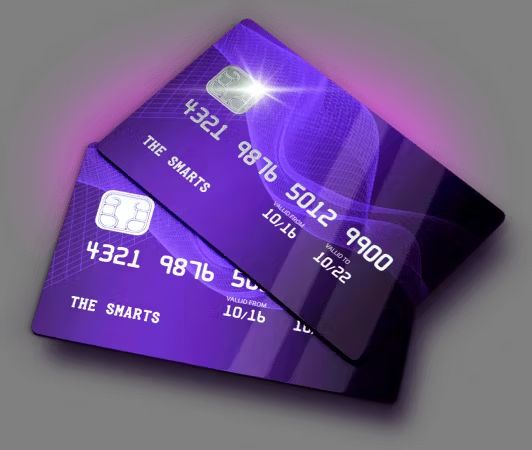
#> input picture 16 - Sheel el kart yastaaaa.jpg, 532 x 450 px; the run also reads 1 picture not shown here
$ jupyter execute 'phase2(full code).ipynb'   (older library calls are emulated)
#> lines starting #> are read from the running program, lines starting #| are printed output that depends on the picture; after the words box and inside, x2 and y2 are one past the last pixel; in counts of white or black regions, pixels touching at a corner belong together
### <center>  **Credit Card Number Detection**</center>

<center></center>

### **Importing libraries**

[cell 1]
import cv2
import numpy as np
import matplotlib.pyplot as plt
import imutils
import numpy as np

### **Image Processing Workflow**

In this section, we'll load an image, determine if it has high-frequency content or salt-and-pepper noise, resize it, pad it with the top-left pixel color, and finally detect edges in the image to get the hough lines from it.

### **Used Guide**

* **Py Image Search**
   [pyimagesearch](https://pyimagesearch.com/2017/07/17/credit-card-ocr-with-opencv-and-python/)

### **References**

1. **OpenCV Documentation - Image Resizing**
   [OpenCV: Geometric Transformations of Images](https://docs.opencv.org/4.x/da/d6e/tutorial_py_geometric_transformations.html)

2. **OpenCV Documentation - Padding and Border Types**
   [OpenCV: Adding Borders to Images](https://docs.opencv.org/4.x/da/d0c/tutorial_bounding_rects_circles.html)

3. **OpenCV Documentation - Edge Detection**
   [OpenCV: Canny Edge Detection](https://docs.opencv.org/4.x/da/d22/tutorial_py_canny.html)

4. **Image Processing in OpenCV - Smoothing and Blurring**
   [OpenCV: Image Filtering](https://docs.opencv.org/4.x/d4/d13/tutorial_py_filtering.html)

5. **Frequency Domain Analysis in Image Processing**
   Gonzalez, R. C., & Woods, R. E. (2007). *Digital Image Processing (3rd Edition)*. Prentice-Hall, Inc.

6. **Morphological Operations in OpenCV**
   [OpenCV: Morphological Transformations](https://docs.opencv.org/4.x/d9/d61/tutorial_py_morphological_ops.html)

[cell 2]
def showImage(name, image, cmap=None):
    plt.imshow(image, cmap=cmap)
    plt.axis('off')
    plt.title(name)
    plt.show()

def resize_image(img, target_width):

    if img is None:
        print("Error: Image not found or unable to load.")
        return

    height, width = img.shape[:2]
    width_percent = (target_width / float(width))
    new_height = int((float(height) * float(width_percent)))
    new_img = cv2.resize(img, (target_width, new_height), interpolation=cv2.INTER_AREA)

    return new_img


def resize_image_quality(img, target_width):

    if img is None:
        print("Error: Image not found or unable to load.")
        return None

    height, width = img.shape[:2]
    width_percent = (target_width / float(width))
    new_height = int((float(height) * float(width_percent)))
    new_img = cv2.resize(img, (target_width, new_height), interpolation=cv2.INTER_LANCZOS4)

    return new_img


# [14 lines of commented-out code are left out]
image = cv2.imread('16 - Sheel el kart yastaaaa.jpg')
#> image is the input picture: shape (450, 532, 3); mean B, G, R 138, 86.9, 110.4
# image = cv2.imread('07 - Hatet3eweg hat3eweg.jpg')


def is_high_frequency(image):

    if len(image.shape) == 3:
        image = cv2.cvtColor(image, cv2.COLOR_BGR2GRAY)
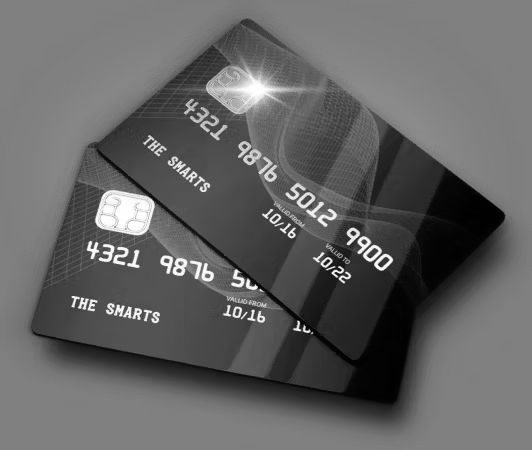
#> image: shape (450, 532); min 0, max 255, mean 99.8
    laplacian = cv2.Laplacian(image, cv2.CV_64F)
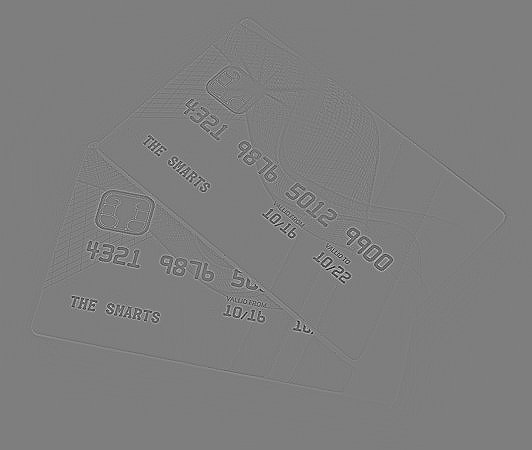
#> laplacian: shape (450, 532) float64; min -408, max 417, mean 0; drawn with min black and max white
    variance = laplacian.var()
#> variance = 671.2

    return 9000>variance > 2500


def hasSaltAndPepper(image):

    if len(image.shape) == 3:
        image = cv2.cvtColor(image, cv2.COLOR_BGR2GRAY)
    laplacian = cv2.Laplacian(image, cv2.CV_64F)
    variance = laplacian.var()
#> variance = 671.2
    return 9000<variance


if is_high_frequency(image):
    print("Image is high frequency")
    # image,_=pattern_fix_inFreqDomain(image)


elif hasSaltAndPepper(image):
    print("Image has salt and pepper noise")
    # image = removesaltAndPepper(image)


showImage("Original image",image)


image=resize_image(image,400)

#higher image quality
imagehq=resize_image_quality(image,400)

# Get the top-left pixel value
top_left_pixel = image[0, 0]
#> top_left_pixel = [128, 128, 128]

# Convert the top-left pixel to a tuple of integers
if len(image.shape) == 2:  # Grayscale image
    top_left_pixel = int(top_left_pixel)
else:  # BGR image
    top_left_pixel = tuple(map(int, top_left_pixel))
#> top_left_pixel = (128, 128, 128)
# Define the padding size
pad_size = 50
padded_image = cv2.copyMakeBorder(image, pad_size, pad_size, pad_size, pad_size,
                                  cv2.BORDER_CONSTANT, value=top_left_pixel)
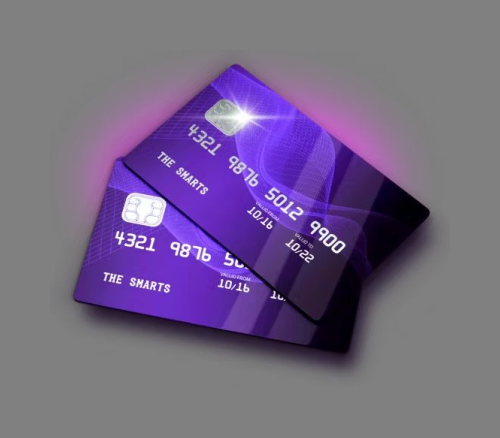
#> padded_image: shape (438, 500, 3); mean B, G, R 134.2, 102.6, 117.1

padded_imagehq = cv2.copyMakeBorder(imagehq, pad_size, pad_size, pad_size, pad_size,
                                  cv2.BORDER_CONSTANT, value=top_left_pixel)
showImage("padded",padded_image)

if len(padded_image.shape)==3:
    gray = cv2.cvtColor(padded_image, cv2.COLOR_BGR2GRAY)
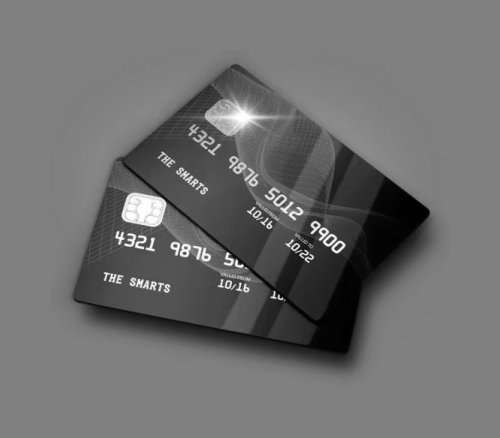
#> gray: shape (438, 500); min 0, max 255, mean 110.6
else:
    gray = padded_image


# Preprocess the image
blurred = cv2.GaussianBlur(gray, (9, 9), 0)
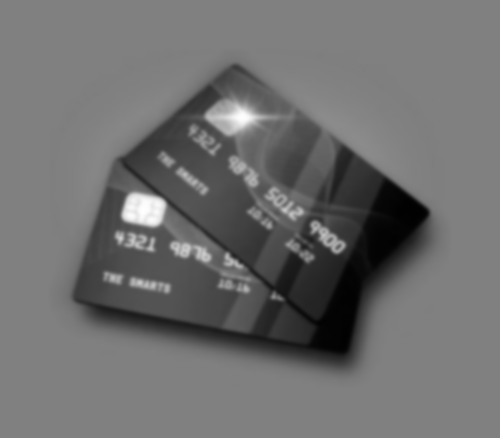
#> blurred: shape (438, 500); min 1, max 254, mean 110.6
blurred = cv2.convertScaleAbs(blurred)
edges = cv2.Canny(blurred, 10, 110)
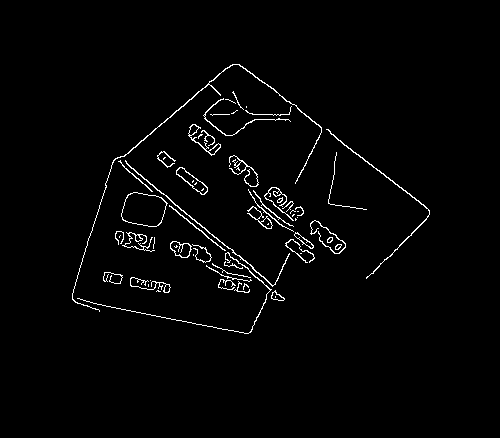
#> edges: shape (438, 500); 2% white in thin lines or dots, all inside (x1, y1, x2, y2) = (72, 64, 430, 334)
showImage("Edges", edges, cmap='gray')

### **Notebook Section Description**

In this section, we explore advanced line detection and contour processing techniques using the Hough Line Transform and Convex Hull operations in OpenCV. The process involves:

1. **Hough Line Transform for Line Detection:**
   - We define key parameters such as distance resolution (`rho`), angular resolution (`theta`), threshold, minimum line length, and maximum line gap.
   - Using `cv2.HoughLinesP`, we detect line segments from the edge-detected image.
   - We calculate and sort the lengths of these lines to focus on the most prominent ones, filtering out shorter, less significant lines.
   - The selected lines are drawn on a blank image to visualize the detection process.

2. **Fallback Mechanism for Contour Processing:**
   - If no lines are detected, we proceed with a convex hull-based approach.
   - The image is converted to grayscale and processed to detect edges using the Canny edge detector.
   - Contours are identified, and the Convex Hull of all detected contours is computed.
   - We approximate the polygonal curves of the hull and create a mask to isolate the object.
   - Finally, the contours are dilated and drawn back onto the original padded image for visualization.

This process provides robust handling of image features, ensuring that even in the absence of clear line segments, the significant shapes and contours within the image are effectively highlighted and processed.

### **References**

1. **OpenCV Documentation - Hough Line Transform**
   [OpenCV: Hough Line Transform](https://docs.opencv.org/3.4/d9/db0/tutorial_hough_lines.html)

2. **OpenCV Documentation - Contours in OpenCV**
   [OpenCV: Contours in OpenCV](https://docs.opencv.org/4.x/df/d0d/tutorial_find_contours.html)

3. **OpenCV Documentation - Convex Hull**
   [OpenCV: Convex Hull](https://docs.opencv.org/4.x/d7/d1d/tutorial_hull.html)

4. **OpenCV Documentation - Image Thresholding and Edge Detection**
   [OpenCV: Image Thresholding](https://docs.opencv.org/4.x/d7/d4d/tutorial_py_thresholding.html)

5. **OpenCV Documentation - Drawing Functions in OpenCV**
   [OpenCV: Drawing Functions in OpenCV](https://docs.opencv.org/4.x/dc/da5/tutorial_py_drawing_functions.html)

[cell 3]
# Define parameters for Hough Line Transform
rho = 1# Distance resolution in pixels of the Hough grid
theta = np.pi / 186  # Angular resolution in radians of the Hough grid
threshold = 20  # Minimum number of votes (intersections in Hough grid cell)
min_line_length = 50  # Minimum number of pixels making up a line
max_line_gap = 3  # Maximum gap in pixels between connectable line segments


line_image = np.copy(edges) * 0  # creating a blank to draw lines on
#> line_image: shape (438, 500); every value is 0

# Run Hough on edge detected image
# Output "lines" is an array containing endpoints of detected line segments
lines = cv2.HoughLinesP(edges, rho, theta, threshold, np.array([]),
                    min_line_length, max_line_gap)
#> lines = [[126, 163, 228, 248], [158, 196, 224, 250], [351, 149, 426, 207], [123, 156, 227, 67], [366, 278, 426, 219], [75, 282, 113, 160], [83, 300, 229, 330], [239, 64, 290, 103], [295, 183, 321, 131]]

if lines is not None and len(lines)>=4:
    # Function to calculate line length
    def line_length(line):
        x1, y1, x2, y2 = line
#> x1 = 126; y1 = 163; x2 = 228; y2 = 248
        return np.sqrt((x2 - x1)**2 + (y2 - y1)**2)

    # Calculate lengths of all lines
    line_lengths = [(line, line_length(line[0])) for line in lines]
#> line_lengths = 9 items, first 6: ([[126, 163, 228, 248]], 132.8), ([[158, 196, 224, 250]], 85.28), ([[351, 149, 426, 207]], 94.81), ([[123, 156, 227, 67]], 136.9), ([[366, 278, 426, 219]], 84.15), ([[75, 282, 113, 160]], 127.8)

    # Sort lines based on their lengths (longest first)
    line_lengths.sort(key=lambda x: x[1], reverse=True)

    # Select the first 4 lines
    top_lines = [line for line, length in line_lengths[:4]]
#> top_lines = [[[83, 300, 229, 330]], [[123, 156, 227, 67]], [[126, 163, 228, 248]], [[75, 282, 113, 160]]]

    # Calculate the length of the 4th longest line to compare against
    length_threshold = line_lengths[3][1] * 0.5  # Example threshold: 50% of the 4th longest line
#> length_threshold = 63.89

    # Filter out lines that are significantly shorter than the 4th longest line
    filtered_lines = [line for line, length in line_lengths if length >= length_threshold]
#> filtered_lines = [[[83, 300, 229, 330]], [[123, 156, 227, 67]], [[126, 163, 228, 248]], [[75, 282, 113, 160]], [[351, 149, 426, 207]], [[158, 196, 224, 250]], [[366, 278, 426, 219]], [[239, 64, 290, 103]]]

    # Convert lines to the desired format
    formatted_lines = [((line[0][0], line[0][1]), (line[0][2], line[0][3])) for line in filtered_lines]
#> formatted_lines = [((83, 300), (229, 330)), ((123, 156), (227, 67)), ((126, 163), (228, 248)), ((75, 282), (113, 160)), ((351, 149), (426, 207)), ((158, 196), (224, 250)), ((366, 278), (426, 219)), ((239, 64), (290, 103))]

    print(formatted_lines)
#| [((83, 300), (229, 330)), ((123, 156), (227, 67)), ((126, 163), (228, 248)), ((75, 282), (113, 160)), ((351, 149), (426, 207)), ((158, 196), (224, 250)), ((366, 278), (426, 219)), ((239, 64), (290, 103))]

    # Draw the filtered lines on the blank image
    for line in formatted_lines:
        (x1, y1), (x2, y2) = line  # Unpack line correctly
        cv2.line(line_image, (x1, y1), (x2, y2), (255, 0, 0), 1)
#> this loop made 8 passes
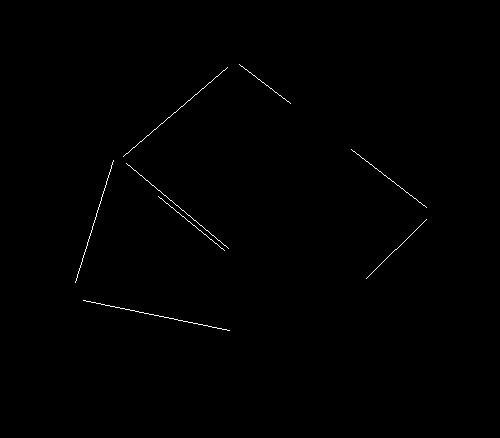
#> line_image: shape (438, 500); 0.34% white in thin lines or dots, all inside (x1, y1, x2, y2) = (75, 64, 427, 331)

    # Draw the lines on the  image
    lines_edges = cv2.addWeighted(edges, 0.8, line_image, 1, 0)
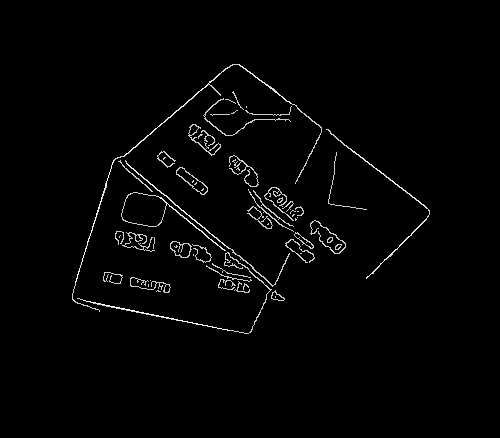
#> lines_edges: shape (438, 500); min 0, max 255, mean 4.4
    showImage("lines", line_image, cmap='gray')
#> (the rest of the program and of its run is left out)
